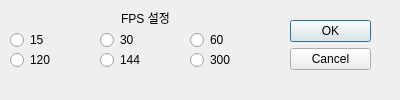
<?xml version="1.0" encoding="UTF-8"?>
<ui version="4.0">
 <class>QDialog</class>
 <widget class="QDialog" name="QDialog">
  <property name="geometry">
   <rect>
    <x>0</x>
    <y>0</y>
    <width>400</width>
    <height>100</height>
   </rect>
  </property>
  <property name="sizePolicy">
   <sizepolicy hsizetype="Fixed" vsizetype="Fixed">
    <horstretch>0</horstretch>
    <verstretch>0</verstretch>
   </sizepolicy>
  </property>
  <property name="minimumSize">
   <size>
    <width>400</width>
    <height>100</height>
   </size>
  </property>
  <property name="maximumSize">
   <size>
    <width>400</width>
    <height>100</height>
   </size>
  </property>
  <property name="windowTitle">
   <string>FPS 설정</string>
  </property>
  <property name="sizeGripEnabled">
   <bool>false</bool>
  </property>
  <widget class="QDialogButtonBox" name="buttonBox">
   <property name="geometry">
    <rect>
     <x>290</x>
     <y>20</y>
     <width>81</width>
     <height>241</height>
    </rect>
   </property>
   <property name="orientation">
    <enum>Qt::Vertical</enum>
   </property>
   <property name="standardButtons">
    <set>QDialogButtonBox::Cancel|QDialogButtonBox::Ok</set>
   </property>
  </widget>
  <widget class="QRadioButton" name="radioButton30">
   <property name="geometry">
    <rect>
     <x>10</x>
     <y>30</y>
     <width>89</width>
     <height>20</height>
    </rect>
   </property>
   <property name="text">
    <string>15</string>
   </property>
  </widget>
  <widget class="QRadioButton" name="radioButton60">
   <property name="geometry">
    <rect>
     <x>100</x>
     <y>30</y>
     <width>89</width>
     <height>20</height>
    </rect>
   </property>
   <property name="text">
    <string>30</string>
   </property>
  </widget>
  <widget class="QRadioButton" name="radioButton90">
   <property name="geometry">
    <rect>
     <x>190</x>
     <y>30</y>
     <width>89</width>
     <height>20</height>
    </rect>
   </property>
   <property name="text">
    <string>60</string>
   </property>
  </widget>
  <widget class="QRadioButton" name="radioButton120">
   <property name="geometry">
    <rect>
     <x>10</x>
     <y>50</y>
     <width>89</width>
     <height>20</height>
    </rect>
   </property>
   <property name="text">
    <string>120</string>
   </property>
  </widget>
  <widget class="QRadioButton" name="radioButton144">
   <property name="geometry">
    <rect>
     <x>100</x>
     <y>50</y>
     <width>89</width>
     <height>20</height>
    </rect>
   </property>
   <property name="text">
    <string>144</string>
   </property>
  </widget>
  <widget class="QRadioButton" name="radioButton300">
   <property name="geometry">
    <rect>
     <x>190</x>
     <y>50</y>
     <width>89</width>
     <height>20</height>
    </rect>
   </property>
   <property name="text">
    <string>300</string>
   </property>
  </widget>
  <widget class="QLabel" name="label">
   <property name="geometry">
    <rect>
     <x>10</x>
     <y>10</y>
     <width>271</width>
     <height>16</height>
    </rect>
   </property>
   <property name="text">
    <string>FPS 설정</string>
   </property>
   <property name="alignment">
    <set>Qt::AlignCenter</set>
   </property>
  </widget>
 </widget>
 <resources/>
 <connections>
  <connection>
   <sender>buttonBox</sender>
   <signal>accepted()</signal>
   <receiver>QDialog</receiver>
   <slot>accept()</slot>
   <hints>
    <hint type="sourcelabel">
     <x>248</x>
     <y>254</y>
    </hint>
    <hint type="destinationlabel">
     <x>157</x>
     <y>274</y>
    </hint>
   </hints>
  </connection>
  <connection>
   <sender>buttonBox</sender>
   <signal>rejected()</signal>
   <receiver>QDialog</receiver>
   <slot>reject()</slot>
   <hints>
    <hint type="sourcelabel">
     <x>316</x>
     <y>260</y>
    </hint>
    <hint type="destinationlabel">
     <x>286</x>
     <y>274</y>
    </hint>
   </hints>
  </connection>
 </connections>
</ui>
